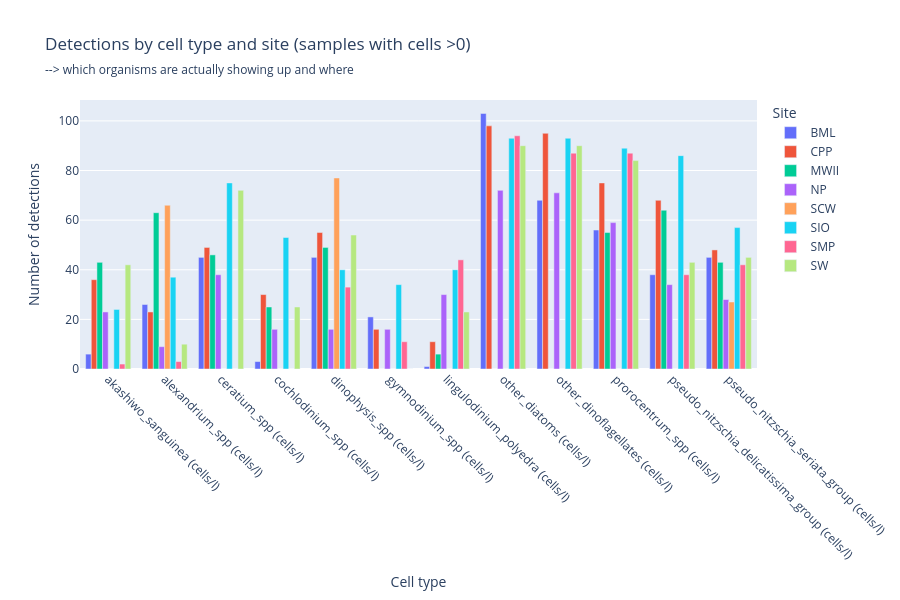

Here is the notebook cell this chart was saved with:
### Code cell
# Which organisms are actually showing up and where
fig_counts = px.bar(
    summary_,
    x="cell_type",
    y="n_samples_pos",
    color="site_code",
    barmode="group",
    title="Detections by cell type and site (samples with cells >0)",
    subtitle=" --> which organisms are actually showing up and where",
    labels={
        "cell_type": "Cell type",
        "n_samples_pos": "Number of detections",
        "site_code": "Site",
    },
)

fig_counts.update_layout(
    xaxis_tickangle=45,
    height=600,
)

fig_counts.show()

### Figure 1 — Plotly figure (JSON) as saved in the notebook; plotly's stock layout.template omitted (floating-point values rounded to 4 significant figures)
{"data": [{"alignmentgroup": "True", "hovertemplate": "Site=BML<br>Cell type=%{x}<br>Number of detections=%{y}<extra></extra>", "legendgroup": "BML", "marker": {"color": "#636efa", "pattern": {"shape": ""}}, "name": "BML", "offsetgroup": "BML", "orientation": "v", "showlegend": true, "textposition": "auto", "type": "bar", "x": ["akashiwo_sanguinea (cells/l)", "alexandrium_spp (cells/l)", "ceratium_spp (cells/l)", "cochlodinium_spp (cells/l)", "dinophysis_spp (cells/l)", "gymnodinium_spp (cells/l)", "lingulodinium_polyedra (cells/l)", "other_diatoms (cells/l)", "other_dinoflagellates (cells/l)", "prorocentrum_spp (cells/l)", "pseudo_nitzschia_delicatissima_group (cells/l)", "pseudo_nitzschia_seriata_group (cells/l)"], "xaxis": "x", "y": [6, 26, 45, 3, 45, 21, 1, 103, 68, 56, 38, 45], "yaxis": "y"}, {"alignmentgroup": "True", "hovertemplate": "Site=CPP<br>Cell type=%{x}<br>Number of detections=%{y}<extra></extra>", "legendgroup": "CPP", "marker": {"color": "#EF553B", "pattern": {"shape": ""}}, "name": "CPP", "offsetgroup": "CPP", "orientation": "v", "showlegend": true, "textposition": "auto", "type": "bar", "x": ["akashiwo_sanguinea (cells/l)", "alexandrium_spp (cells/l)", "ceratium_spp (cells/l)", "cochlodinium_spp (cells/l)", "dinophysis_spp (cells/l)", "gymnodinium_spp (cells/l)", "lingulodinium_polyedra (cells/l)", "other_diatoms (cells/l)", "other_dinoflagellates (cells/l)", "prorocentrum_spp (cells/l)", "pseudo_nitzschia_delicatissima_group (cells/l)", "pseudo_nitzschia_seriata_group (cells/l)"], "xaxis": "x", "y": [36, 23, 49, 30, 55, 16, 11, 98, 95, 75, 68, 48], "yaxis": "y"}, {"alignmentgroup": "True", "hovertemplate": "Site=MWII<br>Cell type=%{x}<br>Number of detections=%{y}<extra></extra>", "legendgroup": "MWII", "marker": {"color": "#00cc96", "pattern": {"shape": ""}}, "name": "MWII", "offsetgroup": "MWII", "orientation": "v", "showlegend": true, "textposition": "auto", "type": "bar", "x": ["akashiwo_sanguinea (cells/l)", "alexandrium_spp (cells/l)", "ceratium_spp (cells/l)", "cochlodinium_spp (cells/l)", "dinophysis_spp (cells/l)", "gymnodinium_spp (cells/l)", "lingulodinium_polyedra (cells/l)", "other_diatoms (cells/l)", "other_dinoflagellates (cells/l)", "prorocentrum_spp (cells/l)", "pseudo_nitzschia_delicatissima_group (cells/l)", "pseudo_nitzschia_seriata_group (cells/l)"], "xaxis": "x", "y": [43, 63, 46, 25, 49, 0, 6, 0, 0, 55, 64, 43], "yaxis": "y"}, {"alignmentgroup": "True", "hovertemplate": "Site=NP<br>Cell type=%{x}<br>Number of detections=%{y}<extra></extra>", "legendgroup": "NP", "marker": {"color": "#ab63fa", "pattern": {"shape": ""}}, "name": "NP", "offsetgroup": "NP", "orientation": "v", "showlegend": true, "textposition": "auto", "type": "bar", "x": ["akashiwo_sanguinea (cells/l)", "alexandrium_spp (cells/l)", "ceratium_spp (cells/l)", "cochlodinium_spp (cells/l)", "dinophysis_spp (cells/l)", "gymnodinium_spp (cells/l)", "lingulodinium_polyedra (cells/l)", "other_diatoms (cells/l)", "other_dinoflagellates (cells/l)", "prorocentrum_spp (cells/l)", "pseudo_nitzschia_delicatissima_group (cells/l)", "pseudo_nitzschia_seriata_group (cells/l)"], "xaxis": "x", "y": [23, 9, 38, 16, 16, 16, 30, 72, 71, 59, 34, 28], "yaxis": "y"}, {"alignmentgroup": "True", "hovertemplate": "Site=SCW<br>Cell type=%{x}<br>Number of detections=%{y}<extra></extra>", "legendgroup": "SCW", "marker": {"color": "#FFA15A", "pattern": {"shape": ""}}, "name": "SCW", "offsetgroup": "SCW", "orientation": "v", "showlegend": true, "textposition": "auto", "type": "bar", "x": ["akashiwo_sanguinea (cells/l)", "alexandrium_spp (cells/l)", "ceratium_spp (cells/l)", "cochlodinium_spp (cells/l)", "dinophysis_spp (cells/l)", "gymnodinium_spp (cells/l)", "lingulodinium_polyedra (cells/l)", "other_diatoms (cells/l)", "other_dinoflagellates (cells/l)", "prorocentrum_spp (cells/l)", "pseudo_nitzschia_delicatissima_group (cells/l)", "pseudo_nitzschia_seriata_group (cells/l)"], "xaxis": "x", "y": [0, 66, 0, 0, 77, 0, 0, 0, 0, 0, 0, 27], "yaxis": "y"}, {"alignmentgroup": "True", "hovertemplate": "Site=SIO<br>Cell type=%{x}<br>Number of detections=%{y}<extra></extra>", "legendgroup": "SIO", "marker": {"color": "#19d3f3", "pattern": {"shape": ""}}, "name": "SIO", "offsetgroup": "SIO", "orientation": "v", "showlegend": true, "textposition": "auto", "type": "bar", "x": ["akashiwo_sanguinea (cells/l)", "alexandrium_spp (cells/l)", "ceratium_spp (cells/l)", "cochlodinium_spp (cells/l)", "dinophysis_spp (cells/l)", "gymnodinium_spp (cells/l)", "lingulodinium_polyedra (cells/l)", "other_diatoms (cells/l)", "other_dinoflagellates (cells/l)", "prorocentrum_spp (cells/l)", "pseudo_nitzschia_delicatissima_group (cells/l)", "pseudo_nitzschia_seriata_group (cells/l)"], "xaxis": "x", "y": [24, 37, 75, 53, 40, 34, 40, 93, 93, 89, 86, 57], "yaxis": "y"}, {"alignmentgroup": "True", "hovertemplate": "Site=SMP<br>Cell type=%{x}<br>Number of detections=%{y}<extra></extra>", "legendgroup": "SMP", "marker": {"color": "#FF6692", "pattern": {"shape": ""}}, "name": "SMP", "offsetgroup": "SMP", "orientation": "v", "showlegend": true, "textposition": "auto", "type": "bar", "x": ["akashiwo_sanguinea (cells/l)", "alexandrium_spp (cells/l)", "ceratium_spp (cells/l)", "cochlodinium_spp (cells/l)", "dinophysis_spp (cells/l)", "gymnodinium_spp (cells/l)", "lingulodinium_polyedra (cells/l)", "other_diatoms (cells/l)", "other_dinoflagellates (cells/l)", "prorocentrum_spp (cells/l)", "pseudo_nitzschia_delicatissima_group (cells/l)", "pseudo_nitzschia_seriata_group (cells/l)"], "xaxis": "x", "y": [2, 3, 0, 0, 33, 11, 44, 94, 87, 87, 38, 42], "yaxis": "y"}, {"alignmentgroup": "True", "hovertemplate": "Site=SW<br>Cell type=%{x}<br>Number of detections=%{y}<extra></extra>", "legendgroup": "SW", "marker": {"color": "#B6E880", "pattern": {"shape": ""}}, "name": "SW", "offsetgroup": "SW", "orientation": "v", "showlegend": true, "textposition": "auto", "type": "bar", "x": ["akashiwo_sanguinea (cells/l)", "alexandrium_spp (cells/l)", "ceratium_spp (cells/l)", "cochlodinium_spp (cells/l)", "dinophysis_spp (cells/l)", "gymnodinium_spp (cells/l)", "lingulodinium_polyedra (cells/l)", "other_diatoms (cells/l)", "other_dinoflagellates (cells/l)", "prorocentrum_spp (cells/l)", "pseudo_nitzschia_delicatissima_group (cells/l)", "pseudo_nitzschia_seriata_group (cells/l)"], "xaxis": "x", "y": [42, 10, 72, 25, 54, 0, 23, 90, 90, 84, 43, 45], "yaxis": "y"}], "layout": {"barmode": "group", "height": 600, "legend": {"title": {"text": "Site"}, "tracegroupgap": 0}, "title": {"subtitle": {"text": " --> which organisms are actually showing up and where"}, "text": "Detections by cell type and site (samples with cells >0)"}, "xaxis": {"anchor": "y", "domain": [0, 1], "tickangle": 45, "title": {"text": "Cell type"}}, "yaxis": {"anchor": "x", "domain": [0, 1], "title": {"text": "Number of detections"}}}}
